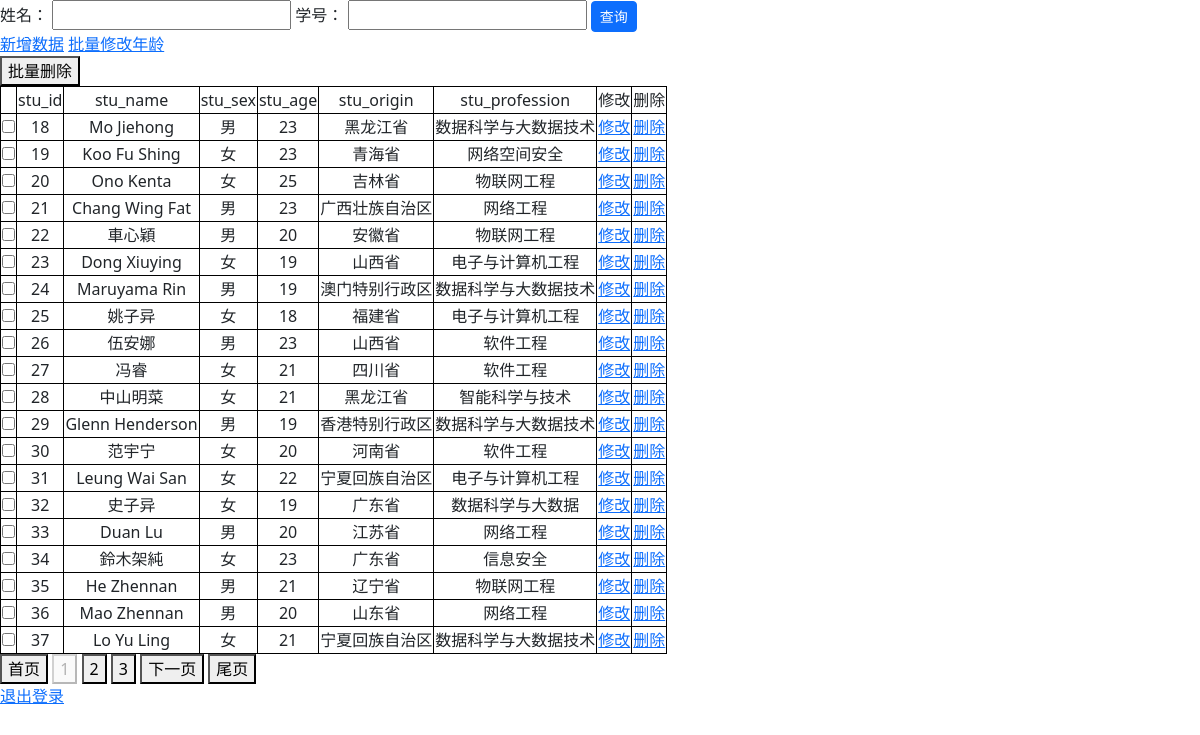
Screenshot of / (signed in) with the database file from the repository.
### tables this page shows
CREATE TABLE student_info(
stu_id int primary key not null,
stu_name varchar(50) not null,
stu_sex char(2) not null,
stu_age int not null,
stu_origin varchar(50) not null,
stu_profession varchar(50) not null
);

### app.py (the view)
@app.route("/", methods=["GET"])
def index():
    if not checkLogin():
        return redirect(url_for("login"))
    page = request.args.get("page", 1, type=int)
    ids = []
    values = []
    if "id" in request.args:
        ids.append("stu_id")
        stu_id = request.args.get("id", type=int)
        if stu_id != "" or stu_id is not None:
            values.append(stu_id)
    if "name" in request.args:
        ids.append("stu_name")
        stu_name = request.args.get("name", type=str)
        if stu_name != "" or stu_name is not None:
            values.append(stu_name.strip())
    if len(ids) != 0:
        desp, result = db.query2("student_info", ids, values)
    else:
        desp, result = db.selectAll("student_info")
    if len(result) == 0:
        flash("查询结果为空，请检查查询条件", "error")
    results, pagination = paging(result, page, per_page=20)
    return render_template(
        "show.html", results=results, desp=desp, pagination=pagination, page=page
    )

### app.py (called while the page is built)
def checkLogin():
    return True if "username" in session else False

### db/sql_conn.py (called while the page is built)
def close(conn):
    conn.close()

    def open(self):
        conn = sqlite3.connect(self.database)
        return conn

    def selectAll(self, table):
        conn = self.open()
        cur = conn.cursor()
        sql = "select * from %s" % table
        print(sql)
        cur.execute(sql)
        description = []
        for d in cur.description:
            description.append(d[0])
        result = cur.fetchall()
        cur.close()
        close(conn)
        return description, result

### hand_utils/util.py (called while the page is built)
def paging(result, page, per_page):
    pagination = len(result) // per_page
    if len(result) % per_page > 0:
        pagination += 1
    start = (page - 1) * per_page
    end = start + per_page
    results = result[start:end]
    return results, pagination

### templates/show.html (shortened to what this page needs)
<!DOCTYPE html>
<html lang="en">
<head>
    <link href="/static/bootstrap/css/bootstrap.min.css" rel="stylesheet">
    <link href="/static/css/pop-up.css" rel="stylesheet">
    <link href="/static/css/show.css" rel="stylesheet">
</head>
<body>
<div id="container">
    <form id="queryForm">
        <label for="name">姓名：</label>
        <input type="text" name="name" id="name"/>
        <label for="id">学号：</label>
        <input type="text" name="id" id="id"/>
        <input type="button" value="查询" class="btn btn-primary btn-sm" onclick="checkBeforeQuery()"/>
    </form>
    <a href="/add">新增数据</a>
    <a href="/updateAge">批量修改年龄</a>
    <br>
    <form id="deleteForm">
        <button type="button" onclick="deleteForm()">批量删除</button>
        <table>
            <tr>
                <td></td>
                {% for d in desp %}
                <td>{{ d }}</td>
                {% endfor %}
                <td>修改</td>
                <td>删除</td>
            </tr>
            {% for item in results %}
            <tr>
                <td>
                    <input type="checkbox" , name="ids" , value="{{ item[0] }}">
                </td>
                {% for v in item %}
                <td>{{ v }}</td>
                {% endfor %}
                <td><a href="/update?id={{ item[0] }}">修改</a></td>
                <td><a href="/delete/{{ item[0] }}">删除</a></td>
            </tr>
            {% endfor %}
        </table>
    </form>
    <div>
        <button onclick="window.location.href='{{ url_for('index', page=1) }}'">首页</button>
        {% for i in range(page-2, page+3) %}
        {% if i > 0 and i <= pagination %} {% if i !=page %}
        <button
                onclick="window.location.href='{{ url_for('index', page=i) }}'">{{ i }}
        </button>
        {% else %}
        <button disabled>{{ i }}</button>
        {% endif %}
        {% endif %}
        {% endfor %}
        {% if page < pagination %}
        <button onclick="window.location.href='{{ url_for('index', page=page+1) }}'">
            下一页
        </button>
        {% endif %}
        <button onclick="window.location.href='{{ url_for('index', page=pagination) }}'">尾页</button>
    </div>
    <a href="/reset">退出登录</a>
</div>
</body>
</html>

### static/css/show.css (style rules this page uses)
table, tr, td { border: 1px solid black; text-align: center; }

### rows the page displays
student_info: item "18" "男" "23", stu_name "Mo Jiehong", stu_origin "黑龙江省", stu_profession "数据科学与大数据技术"
student_info: item "19" "女" "23", stu_name "Koo Fu Shing", stu_origin "青海省", stu_profession "网络空间安全"
student_info: item "20" "女" "25", stu_name "Ono Kenta", stu_origin "吉林省", stu_profession "物联网工程"
student_info: item "21" "男" "23", stu_name "Chang Wing Fat", stu_origin "广西壮族自治区", stu_profession "网络工程"
student_info: item "22" "男" "20", stu_name "車心穎", stu_origin "安徽省", stu_profession "物联网工程"
student_info: item "23" "女" "19", stu_name "Dong Xiuying", stu_origin "山西省", stu_profession "电子与计算机工程"
student_info: item "24" "男" "19", stu_name "Maruyama Rin", stu_origin "澳门特别行政区", stu_profession "数据科学与大数据技术"
student_info: item "25" "女" "18", stu_name "姚子异", stu_origin "福建省", stu_profession "电子与计算机工程"
student_info: item "26" "男" "23", stu_name "伍安娜", stu_origin "山西省", stu_profession "软件工程"
student_info: item "27" "女" "21", stu_name "冯睿", stu_origin "四川省", stu_profession "软件工程"
student_info: item "28" "女" "21", stu_name "中山明菜", stu_origin "黑龙江省", stu_profession "智能科学与技术"
student_info: item "29" "男" "19", stu_name "Glenn Henderson", stu_origin "香港特别行政区", stu_profession "数据科学与大数据技术"
student_info: item "30" "女" "20", stu_name "范宇宁", stu_origin "河南省", stu_profession "软件工程"
student_info: item "31" "女" "22", stu_name "Leung Wai San", stu_origin "宁夏回族自治区", stu_profession "电子与计算机工程"
student_info: item "32" "女" "19", stu_name "史子异", stu_origin "广东省", stu_profession "数据科学与大数据"
student_info: item "33" "男" "20", stu_name "Duan Lu", stu_origin "江苏省", stu_profession "网络工程"
student_info: item "34" "女" "23", stu_name "鈴木架純", stu_origin "广东省", stu_profession "信息安全"
student_info: item "35" "男" "21", stu_name "He Zhennan", stu_origin "辽宁省", stu_profession "物联网工程"
student_info: item "36" "男" "20", stu_name "Mao Zhennan", stu_origin "山东省", stu_profession "网络工程"
student_info: item "37" "女" "21", stu_name "Lo Yu Ling", stu_origin "宁夏回族自治区", stu_profession "数据科学与大数据技术"

### other values shown
{{ d }} "stu_id" "stu_name" "stu_sex" "stu_age" "stu_origin" "stu_profession"
{{ i }} "1"
{{ i }} "2" "3"
